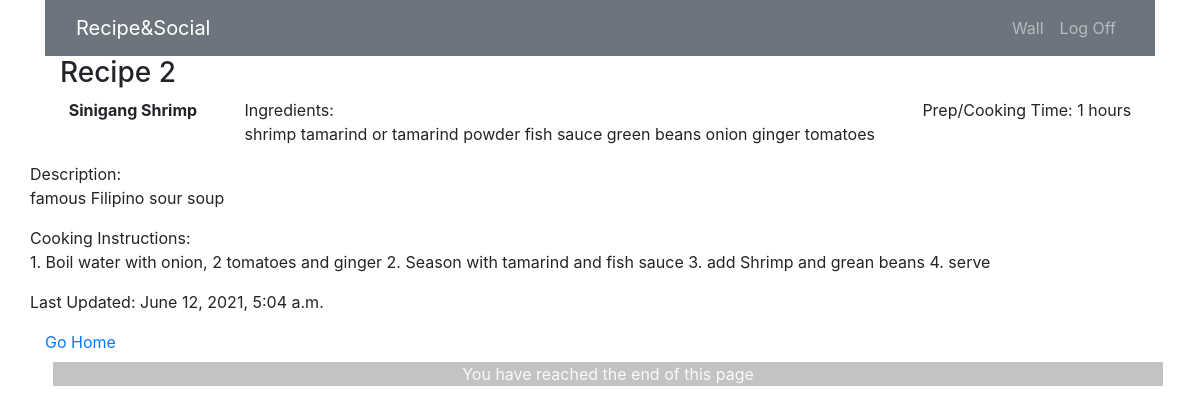
Page /recipes/2 on the committed database.
### recipeandsocial_app/models.py (models this page shows)
class Recipe(models.Model):
  recipe_name = models.CharField(max_length=255)
  ingredients = models.CharField(max_length=255)
  cooking_instruction = models.TextField(max_length=2000)
  desc = models.TextField()
  duration = models.IntegerField()
  user = models.ForeignKey(User, related_name="recipes", on_delete=models.CASCADE)
  created_at = models.DateTimeField(auto_now_add=True, null=True)
  updated_at = models.DateTimeField(auto_now=True, null=True)
  likes = models.ManyToManyField(User, related_name="likes")
  objects = RecipeManager()

### recipeandsocial_app/views.py (the view)
# urls.py: path('recipes/<int:recipe_id>', views.recipe_info),
def recipe_info(request, recipe_id):
    recipe_info = Recipe.objects.get(id=recipe_id)
    context = {
        "recipe": recipe_info,
    }
    return render(request, 'recipe_info.html', context)

### recipeandsocial_app/templates/recipe_info.html (shortened to what this page needs)
<!DOCTYPE html>
<html lang="en">
<head>
    <link rel="stylesheet" href="https://maxcdn.bootstrapcdn.com/bootstrap/4.0.0/css/bootstrap.min.css"
>
</head>
<body>
    <div class="container mx-auto">
        <nav class="navbar navbar-expand-sm bg-secondary navbar-dark">
            <div class="col-sm-4 col-md-4">
                <a class="navbar-brand" href="/recipes">Recipe&Social</a>
            </div>
            <div class="col">
                <ul class="navbar-nav float-sm-right">
                  <li class="nav-item">
                      <a class="nav-link" href="/recipes/wall">Wall</a>
                  </li>
                  <li class="nav-item">
                      <a class="nav-link" href="/logout">Log Off</a>
                  </li>
                </ul>
            </div>
        </nav>
        <div class="row mx-auto">
            <div class="col-sm-4 col-md-4 justify-items">
                <h3>Recipe {{ recipe.id }}</h3>
            </div>
        </div>
        <div class="row mx-auto">
            <div class="row mx-auto">
                <p><strong> {{ recipe.recipe_name }}</strong></p>
            </div>
            <div class="row mx-auto">
                <p>Ingredients: <br>{{ recipe.ingredients }}</p>
            </div>
            <div class="row mx-auto">
                <p>Prep/Cooking Time: {{ recipe.duration }} hours</p>
            </div><br>
            <div class="row">
                <p>Description: <br>{{ recipe.desc }}</p>
            </div>
            <div class="row">
                <p>Cooking Instructions: <br>{{ recipe.cooking_instruction }}</p><br>
                <p>Last Updated: {{ recipe.updated_at }}</p>
            </div>
        </div>
        {% if request.session.user_id == recipe.user.id %}
        <a href="/recipes">Go Back | </a>
        <a href="/recipes/{{ recipe.id }}/edit">Edit | </a>
        <a href="/recipes/{{ recipe.id }}/destroy">Delete</a>
        {% else %}
        <a href="/recipes/wall">Go Home</a>
        {% endif %}
        <div class="container-fluid text-center text-light m-2" style= "background-color:rgb(195 195 195);">You have reached the end of this page</div>
    </div>
</body>
</html>

### rows in the picture
Recipe: id "2", recipe_name "Sinigang Shrimp", ingredients "shrimp tamarind or tamarind powder fish sauce green beans onion ginger tomatoes", duration "1", desc "famous Filipino sour soup", cooking_instruction "1. Boil water with onion, 2 tomatoes and ginger 2. Season with tamarind and fish sauce 3. add Shrimp and grean beans 4. serve", updated_at "June 12, 2021, 5:04 a.m."
